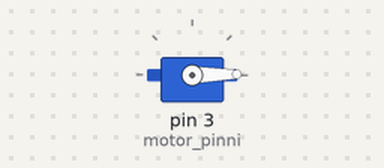
This sketch was run on a simulated Arduino Uno, built with avr-gcc and run on an emulated ATmega328P. On the bench: servo. The audio player accepts every command and is not drawn.

Above: at 0.55 s.
At 4.75 s:
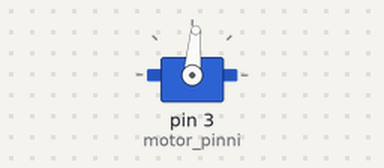
At 8.95 s:
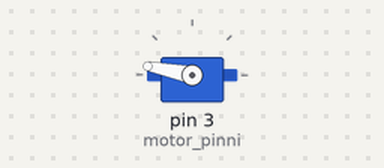
At 17.45 s:
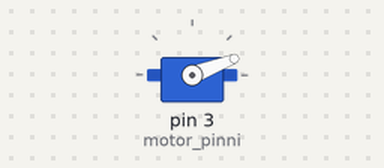
Timing chart, 0 to 23.9 s (numbered marks = the images above):
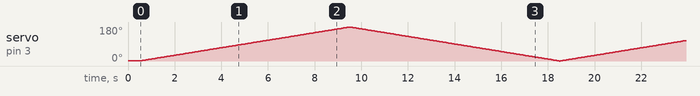

The sketch:

TDelay_Servo_DFPlayer.ino
```cpp
#include "Arduino.h"
#include "SoftwareSerial.h"
#include "DFRobotDFPlayerMini.h"
#include "tdelay.h"
#include <Servo.h>

// MP3
DFRobotDFPlayerMini myDFPlayer;
SoftwareSerial mySoftwareSerial(10, 11);  // RX, TX  verðum að nota þessa pinna.
void playSound();                         // útfært neðar
TDelay spilun(5000);                      // Tími fyrir hljóðskrá að spila í millis, 5 sekúndur hér.

// Servo
Servo motor;                      // bý til tilvik af Servo klasanum
int motor_pinni = 3;              // pinninn sem ég nota til að stjórna mótornum
int stefna = 0;                   // stefnan sem mótorinn á að snúa í
bool hreyfing_til_haegri = true;  // er mótorinn að snúast til hægri eða vinstri
void munnur();
TDelay motor_bid(50);             // bíða í 50 ms. milli færslna


void setup() {

// Hljóð
  mySoftwareSerial.begin(9600);  // samskiptin við mp3
  // Use softwareSerial to communicate with mp3.
  if (!myDFPlayer.begin(mySoftwareSerial)) {
    while(true);
  }
  myDFPlayer.volume(10);         // Set volume value. From 0 to 30

// Servo
  motor.attach(motor_pinni);    // segi servo tilvikinu hvaða pinna á að nota
  motor.write(stefna);          // í þessu tilfelli á mótorinn að byrja í 0°
}

void loop() {
 playSound();
 munnur();
}

// spilar hljóðskrá á 5 sek. fresti
void playSound() {
  if (spilun.timiLidinn() == true) {
    myDFPlayer.play(1);     // Play mp3
  }
}

// sweep
void munnur() {
  if(motor_bid.timiLidinn()) {
    // mótorinn er að hreyfast til vinstri (1 gráða í einu).
    if(hreyfing_til_haegri == true) {  stefna++; }
    // mótorinn er að hreyfast til hægri
    else {  stefna--; }
    // ef mótirnn er kominn út á enda, víxla þá áttunum
    if(stefna == 0 || stefna == 180) {   hreyfing_til_haegri = !hreyfing_til_haegri;  }
    motor.write(stefna);
  }
}
```

tdelay.cpp
```cpp
#include "tdelay.h"

TDelay::TDelay() {
  this->bidtimi = 1000;
  this->lidinn_timi = 0;
}

TDelay::TDelay(unsigned int bidtimi) {
  this->bidtimi = bidtimi;
  this->lidinn_timi = 0;
}

unsigned int TDelay::getBidtimi() {
  return this->bidtimi;
}

void TDelay::setBidtimi(unsigned int bidtimi) {
  this->bidtimi = bidtimi;
}

unsigned long TDelay::getLidinnTimi() {
  return this->lidinn_timi;
}

bool TDelay::timiLidinn() {
  unsigned long timi_nuna = millis();
  if(timi_nuna - lidinn_timi >= bidtimi) {
    lidinn_timi = timi_nuna;
    return true;
  }
  return false;
}
```

tdelay.h
```cpp
#ifndef tdelay_h
#define tdelay_h

#include "Arduino.h"

class TDelay {
    unsigned int bidtimi;
    unsigned long lidinn_timi;
  public:
    TDelay();
    TDelay(unsigned int bidtimi);
    unsigned int getBidtimi();
    void setBidtimi(unsigned int bidtimi);
    unsigned long getLidinnTimi();
    bool timiLidinn();
};

#endif // tdelay_h
```
